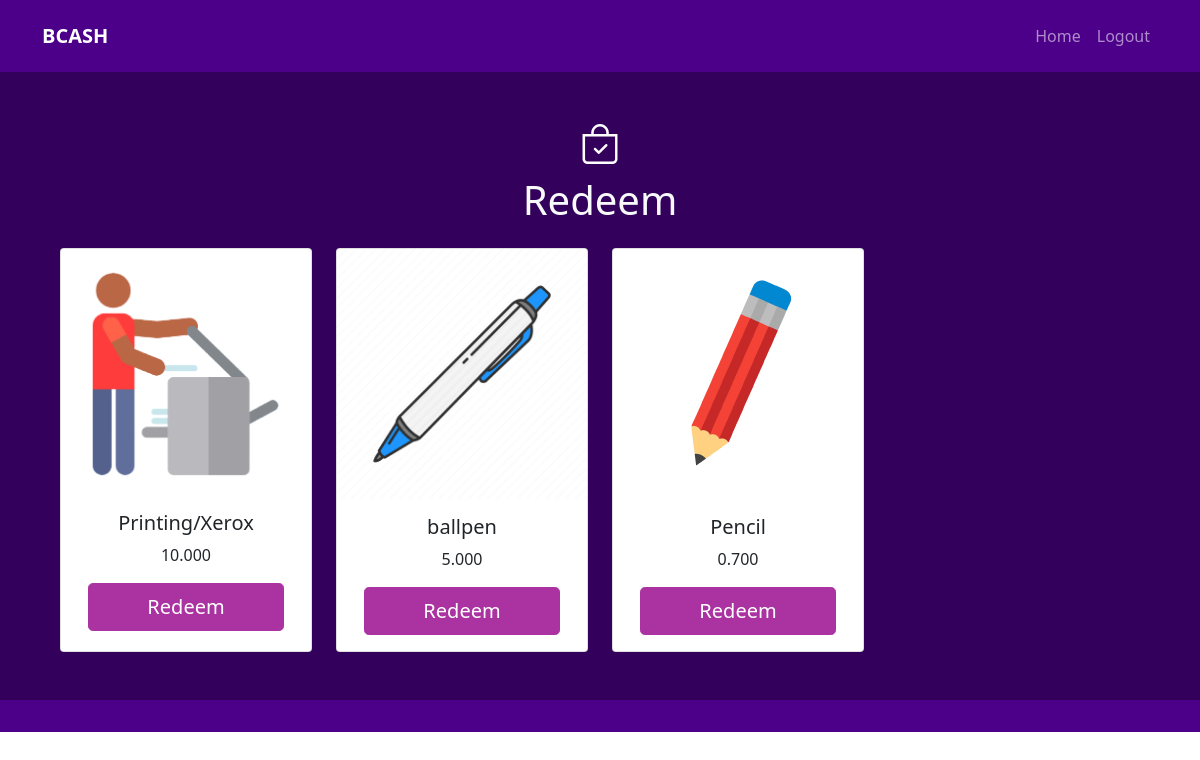
The app's page /redeem_scan.php, older data.
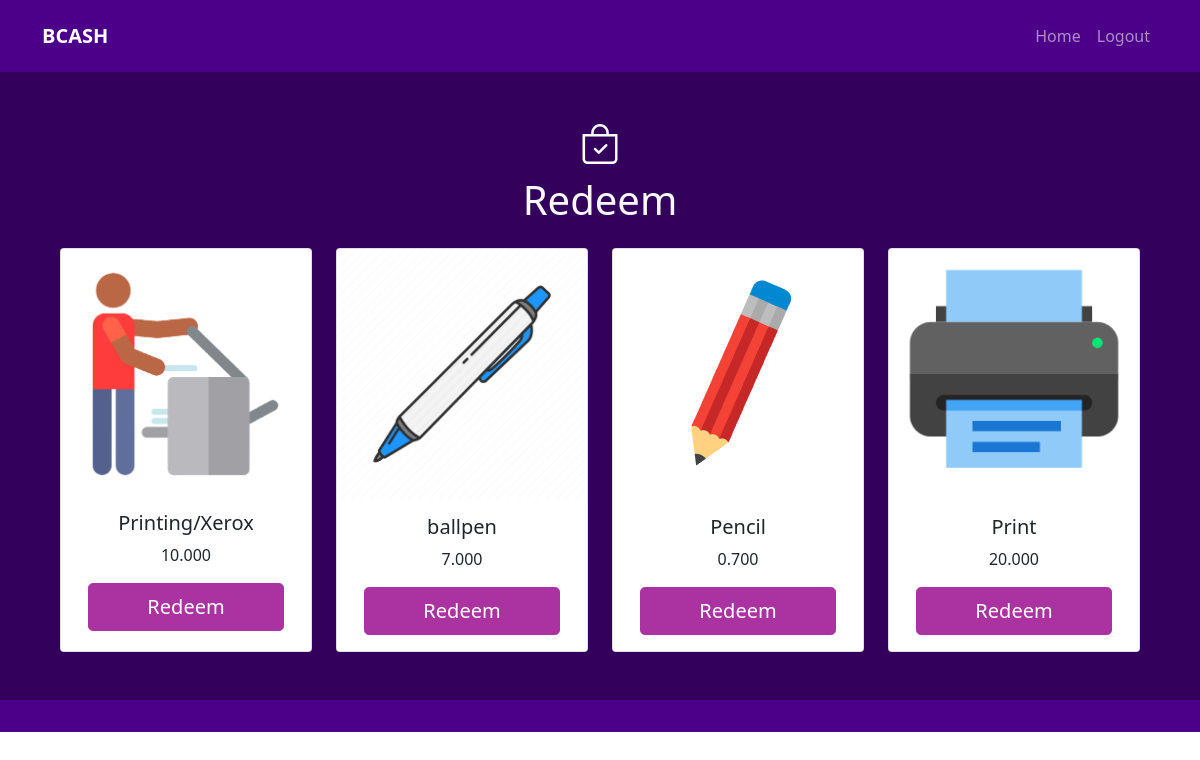
The same page, newer data.
### tables this page shows
CREATE TABLE `shop_items` (
  `item_id` int(11) NOT NULL,
  `item_name` varchar(50) NOT NULL,
  `item_price` decimal(50,3) NOT NULL,
  `item_stock` int(11) NOT NULL,
  `item_img` varchar(50) NOT NULL
);

### mydb.php (called while the page is built, shortened)
<?php
class myDb {
    private $link;
    function __construct(){
        $this->host = "localhost";
        $this->username = "root";
        $this->password = "";
        $this->database = "bcash";
        $this->link = mysqli_connect($this->host, $this->username, $this->password, $this->database);
    }
    public function get_Shop_items(){
        $records = array();
        $sql = $this->link->prepare("SELECT * FROM shop_items");
        $sql->execute();
        $result = $sql->get_result();
        if($result->num_rows > 0){
            while($row = $result->fetch_assoc()){
                $records[] = [
                    'item_id' => $row['item_id'],
                    'item_name' => $row['item_name'],
                    'item_price' => $row['item_price'],
                    'item_stock' => $row['item_stock'],
                    'item_img' => $row['item_img']
                ];
            }
        }
        else{
            $records = null;
        }
        return $records;
    }
}

### redeem_scan.php (the view, shortened to what this page needs)
<!doctype html>
<html lang="en">
  <head>
    <link href="sass/main.css" rel="stylesheet">
    <link rel="stylesheet" href="https://cdn.jsdelivr.net/npm/bootstrap-icons@1.3.0/font/bootstrap-icons.css">
    <link rel="stylesheet" type="text/css" href="css/style.css">
  </head>
  <body>
    <?php
        include 'nav_shop.php';
    ?>
    <section class="bg-dark p-5 text-center text-sm-start">
        <div class="container">
            <div class="h1 text-white text-center">
                <i class="bi bi-bag-check"></i>
            </div>
            <h1 class="text-light text-center mb-4">
                Redeem
            </h1>
            <div class="row row-cols-1 row-cols-md-4 text-center g-4">
                <?php
                    require 'mydb.php';
                    $mydb = new myDb;
                    $item_list = $mydb->get_Shop_items();
                    if(isset($item_list) && !empty($item_list)){
                        foreach($item_list as $rows){
                            $item_id = $rows['item_id'];
                            $item_name = $rows['item_name'];
                            $item_price = $rows['item_price'];
                            $item_img = $rows['item_img'];
                            echo '
                                <div class="col-md">
                                    <div class="card h-100">
                                        <img src="upload_img/'.$item_img.'" class="card-img-top" alt="Print">
                                        <div class="card-body">
                                            <h5 class="card-title">'.$item_name.'</h5>
                                            <p class="card-text">'.$item_price.'</p>
                                            <a href="redeeming.php?itemid='.$item_id.'" class="btn btn-secondary btn-lg editbtn">Redeem</a>
                                        </div>
                                    </div>
                                </div>
                            ';
                        }
                    }
                    else{
                        echo "There are no items yet available in the shop";
                    }
                ?>
            </div>
        </div>
    </section>
    <section class="bg-primary p-3"></section>
  </body>
</html>

### nav_shop.php (shortened to what this page needs)
<nav class="navbar navbar-expand-lg bg-primary navbar-dark py-3">
    <div class="container">
        <a href="index.php" class="navbar-brand fw-bold">BCASH</a>
        <div class="collapse navbar-collapse" id="navmenu">
            <ul class="navbar-nav ms-auto">
                <li class="nav-item">
                    <a href="dash_shop.php" class="nav-link">Home</a>
                </li>
                <li class="nav-item">
                    <a href="login.php" class="nav-link" data-bs-toggle="modal" data-bs-target="#modallogout">
                        Logout
                    </a>
                </li>
            </ul>
        </div>
    </div>
</nav>

### css/style.css (style rules this page uses)
* { margin: 0; padding: 0; }
.editbtn { width: 90%; }

Row changes from the older to the newer data that the page shows:
changed shop_items "ballpen": item_price "5.000" → "7.000"
added shop_items: item_img (picture), item_name "Print", item_price "20.000"
